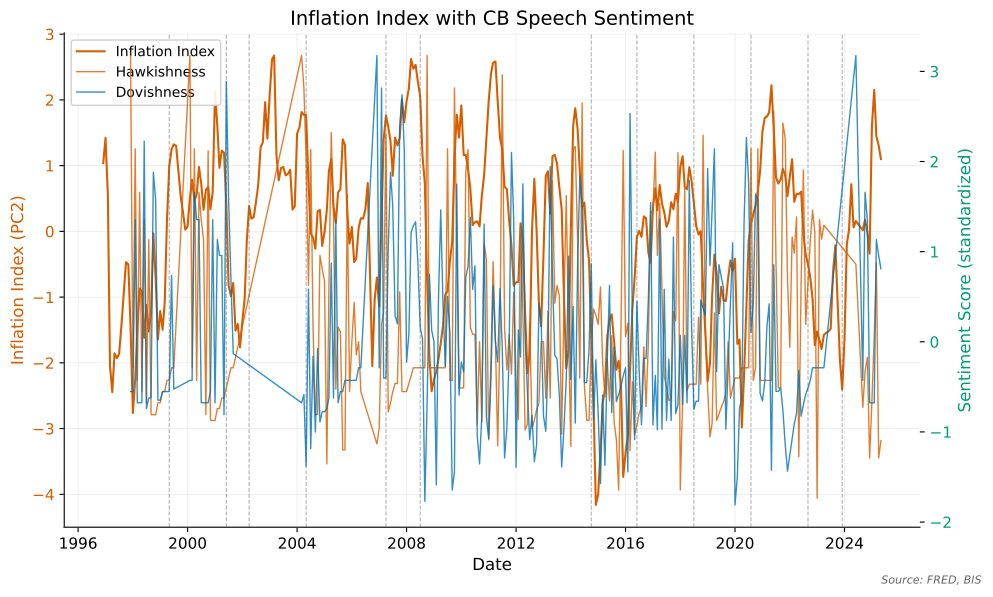

This chart was generated by the following Python code:
"""Combined Inflation Index and CB Sentiment - Dual-axis visualization"""
import matplotlib.pyplot as plt
import pandas as pd
from pathlib import Path
import sys

sys.path.insert(0, str(Path(__file__).parent.parent))

from utils import apply_style, get_color, load_data, load_breakpoints, save_to_script_dir

apply_style()


def main():
    # Load data
    pca_df = load_data('pca_components.csv')
    sentiment = load_data('sentiment_aggregated.csv')

    # Load breakpoints
    breakpoints = load_breakpoints()
    break_dates = [pd.to_datetime(d) for d in breakpoints['inflation_index']['dates']]

    fig, ax1 = plt.subplots(figsize=(10, 6))

    # Plot inflation index on primary axis
    ax1.plot(pca_df.index, pca_df['PC2'], label='Inflation Index',
             color=get_color('inflation'), linewidth=1.5)

    # Plot breakpoints
    for date in break_dates:
        ax1.axvline(x=date, color=get_color('gray_medium'), linestyle='--', linewidth=0.8, alpha=0.5)

    ax1.set_xlabel('Date')
    ax1.set_ylabel('Inflation Index (PC2)', color=get_color('inflation'))
    ax1.tick_params(axis='y', labelcolor=get_color('inflation'))

    # Create secondary axis for sentiment
    ax2 = ax1.twinx()

    # Align sentiment to PCA dates
    sentiment_aligned = sentiment.reindex(pca_df.index, method='ffill').dropna()

    ax2.plot(sentiment_aligned.index, sentiment_aligned['hawkish'],
             label='Hawkishness', color=get_color('hawkish'), linewidth=1, alpha=0.8)
    ax2.plot(sentiment_aligned.index, sentiment_aligned['dovish'],
             label='Dovishness', color=get_color('dovish'), linewidth=1, alpha=0.8)

    ax2.set_ylabel('Sentiment Score (standardized)', color=get_color('policy'))
    ax2.tick_params(axis='y', labelcolor=get_color('policy'))

    # Combined legend
    lines1, labels1 = ax1.get_legend_handles_labels()
    lines2, labels2 = ax2.get_legend_handles_labels()
    ax1.legend(lines1 + lines2, labels1 + labels2, loc='upper left', fontsize=10)

    ax1.set_title('Inflation Index with CB Speech Sentiment')
    ax1.grid(True, alpha=0.3)

    save_to_script_dir(fig, __file__, source_text="Source: FRED, BIS")


if __name__ == '__main__':
    main()
